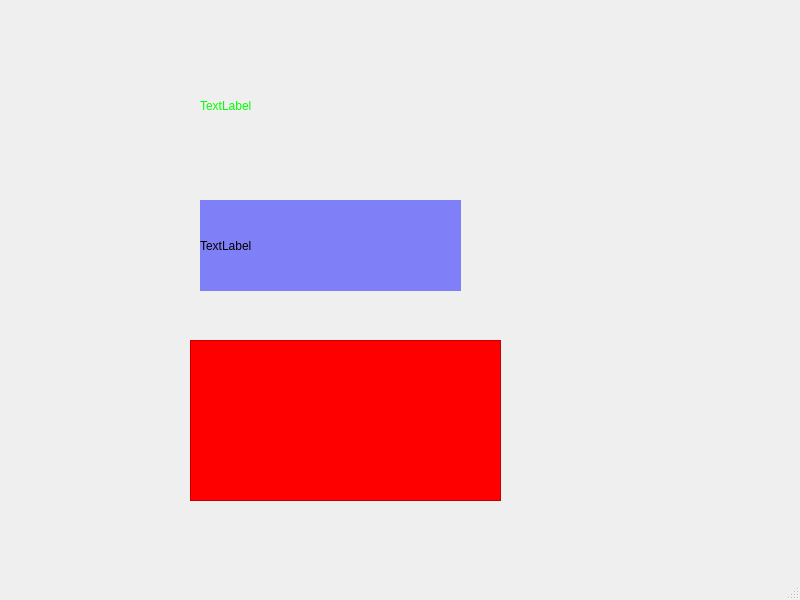
<?xml version="1.0" encoding="UTF-8"?>
<ui version="4.0">
 <class>MainWindow</class>
 <widget class="QMainWindow" name="MainWindow">
  <property name="geometry">
   <rect>
    <x>0</x>
    <y>0</y>
    <width>800</width>
    <height>600</height>
   </rect>
  </property>
  <property name="windowTitle">
   <string>MainWindow</string>
  </property>
  <property name="styleSheet">
   <string notr="true">/*ID选择器-只对某个ID的控件生效*/

#label
{
   color: #00ff00; /*十六进制颜色值*/
}


#label_2
{
   background-color:rgba(0,0,255,120);/*颜色带透明度*/
}


#frame
{ 

   background-color:  red; 

}</string>
  </property>
  <widget class="QWidget" name="centralwidget">
   <widget class="QLabel" name="label">
    <property name="geometry">
     <rect>
      <x>200</x>
      <y>60</y>
      <width>261</width>
      <height>91</height>
     </rect>
    </property>
    <property name="text">
     <string>TextLabel</string>
    </property>
   </widget>
   <widget class="QLabel" name="label_2">
    <property name="geometry">
     <rect>
      <x>200</x>
      <y>200</y>
      <width>261</width>
      <height>91</height>
     </rect>
    </property>
    <property name="text">
     <string>TextLabel</string>
    </property>
   </widget>
   <widget class="QFrame" name="frame">
    <property name="geometry">
     <rect>
      <x>190</x>
      <y>340</y>
      <width>311</width>
      <height>161</height>
     </rect>
    </property>
    <property name="frameShape">
     <enum>QFrame::StyledPanel</enum>
    </property>
    <property name="frameShadow">
     <enum>QFrame::Raised</enum>
    </property>
   </widget>
  </widget>
  <widget class="QMenuBar" name="menubar">
   <property name="geometry">
    <rect>
     <x>0</x>
     <y>0</y>
     <width>800</width>
     <height>26</height>
    </rect>
   </property>
  </widget>
  <widget class="QStatusBar" name="statusbar"/>
 </widget>
 <resources/>
 <connections/>
</ui>
